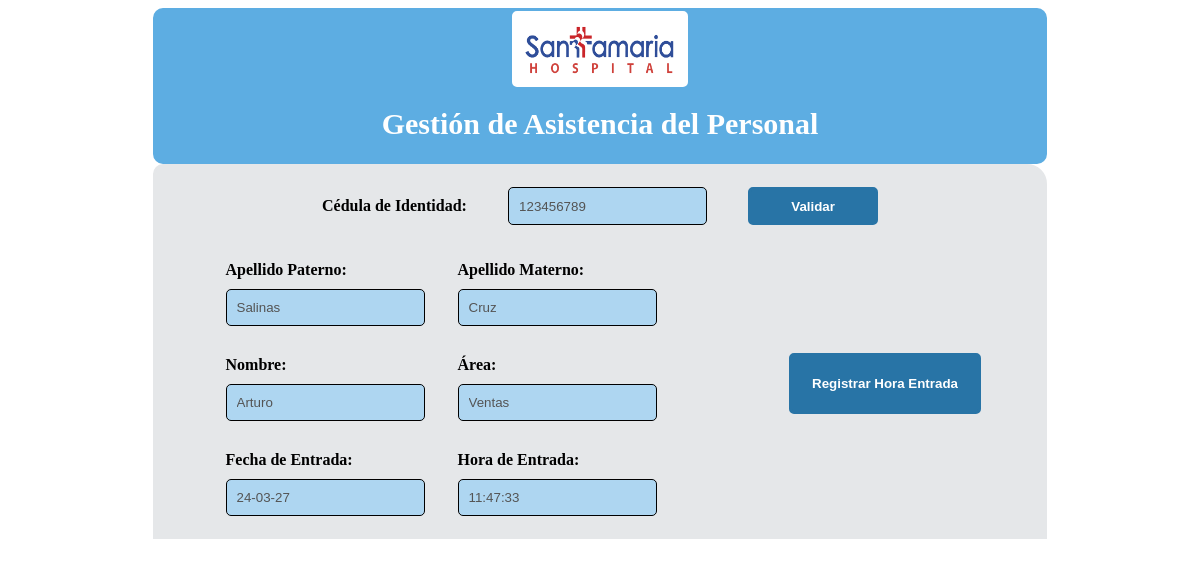
The page /view/content/empleado/registrar-entrada.php?ci=123456789 on the database its author committed.
### tables this page shows
CREATE TABLE `empleado` (
  `ci_empleado` int NOT NULL,
  `nombre` varchar(25) NOT NULL,
  `apellido_paterno` varchar(25) NOT NULL,
  `apellido_materno` varchar(25) NOT NULL,
  `area` varchar(25) NOT NULL,
  PRIMARY KEY (`ci_empleado`)
);

### config/db.php (called while the page is built)
<?php
    class db{
        private $host="127.0.0.1:3306";
        private $dbname="asistencia";
        private $user="root";
        private $pass="Ed1Sal58@";
        public function conexion(){
            try{
                $PDO = new PDO("mysql:host=".$this->host.";dbname=".$this->dbname,$this->user,$this->pass);
                return $PDO;
            }catch(PDOException $e){
                return $e->getMessage();
            }
        }
    }
?>

### controller/personalController.php (called while the page is built, shortened)
<?php
    class personalController{
        private $model;
        public function __construct()
        {
            require_once("/xampp/htdocs/gestion-asistencia/gestion-asistencia/model/personalModel.php");
            $this->model = new personalModel();
        }
         public function find_id($id){
            return ($this->model->find_id($id) != false) ? $this->model->find_id($id): false;
        }
    }
?>

### model/personalModel.php (called while the page is built, shortened)
<?php
    class personalModel{
        private $PDO;
        public function __construct()
        {
            require_once("/xampp/htdocs/gestion-asistencia/gestion-asistencia/config/db.php");
            $con = new db();
            $this->PDO = $con->conexion();
        }
        public function find_id($ci){
            $statement = $this->PDO->prepare("SELECT * FROM empleado WHERE ci_empleado = :ci");
            $statement->bindParam(":ci", $ci);
            return ($statement->execute()) ? $statement->fetch(): false;
        }
    }
?>

### view/content/empleado/registrar-entrada.php (the view, shortened to what this page needs)
<!DOCTYPE html>
<html lang="en">
<head>
    <link rel="stylesheet" type="text/css" href="/gestion-asistencia/gestion-asistencia/view/css/header.css">
    <link rel="stylesheet" type="text/css" href="/gestion-asistencia/gestion-asistencia/view/css/re-section.css">
</head>
<body>
    <?php
        require_once("/xampp/htdocs/gestion-asistencia/gestion-asistencia/view/inc/header.php");
    ?>
    <section class="section-form-find">
        <form action="" method="GET" class="form-find-container">
            <label for="ci" class="form-lbl">Cédula de Identidad:</label>
            <input type="number" id="ci" name="ci" class="form-input" required <?php echo isset($_GET['ci']) ? 'value="' . $_GET['ci'] . '"' : ''; ?>>
            <button type="submit" class="form-btn">Validar</button>
        </form>
    </section>
    <?php
        require_once("/xampp/htdocs/gestion-asistencia/gestion-asistencia/controller/personalController.php");
        $obj = new personalController();
        if(isset($_GET['ci']) && !empty($_GET['ci'])){
            $band = $obj->find_id($_GET['ci']);
            if($band==false){
    ?>
                <script>
                    alert("Usuario no encontrado en el sistema");
                </script>
    <?php
            }else{
                $data = $obj->find_id($_GET['ci']);
                $fecha = date('y-m-d');
                $hora = date('H:i:s');
    ?>
                <section class="section-form-result">
                    <form method="POST" class="form-result-container" id="form-registro">
                        <div class="box">
                            <label for="apellido-p" class="form-lbl">Apellido Paterno:</label>
                            <input type="text" id="apellido-p" name="apellido-p" class="form-input" value="<?= $data[2]?>" disabled>
                        </div>
                        <div class="box">
                            <label for="apellido-m" class="form-lbl">Apellido Materno:</label>
                            <input type="text" id="apellido-m" name="apellido-m" class="form-input" value="<?= $data[3]?>" disabled>
                        </div>
                        <div class="box">
                            <label for="nombre" class="form-lbl">Nombre:</label>
                            <input type="text" id="nombre" name="nombre" class="form-input" value="<?= $data[1]?>" disabled>
                        </div>
                        <div class="box">
                            <label for="area" class="form-lbl">Área:</label>
                            <input type="text" id="area" name="area" class="form-input" value="<?= $data[4]?>" disabled>
                        </div>
                        <div class="box">
                            <label for="fecha-entrada" class="form-lbl">Fecha de Entrada:</label>
                            <input type="text" id="fecha-entrada" name="fecha-entrada" class="form-input" value="<?= $fecha?>" disabled>
                        </div>
                        <div class="box">
                            <label for="hora-entrada" class="form-lbl">Hora de Entrada:</label>
                            <input type="text" id="hora-entrada" name="hora-entrada" class="form-input" value="<?= $hora?>" disabled>
                        </div>
                    </form>
                    <button type="submit" class="form-result-btn" form="form-registro" name="registrar_entrada">Registrar Hora Entrada</button>
                </section>
    <?php
            }
        }
    ?>
</body>
</html>

### view/css/re-section.css (style rules this page uses)
.section-form-find { border: solid; border-color: #E5E7E9; background-color: #E5E7E9; border-radius: 10px 20px 0 0; width: 75%; padding: 20px 0 20px 0; margin: 0 auto; }
.section-form-result { border: solid; border-color: #E5E7E9; background-color: #E5E7E9; width: 75%; padding: 0 0 20px 0; margin: 0 auto; display: flex; justify-content: space-around; align-items: center; }
.form-find-container { width: 65%; display: flex; flex-wrap: wrap; justify-content: space-around; gap: 20px; margin: auto; }
.form-result-container { width: 50%; display: flex; flex-wrap: wrap; justify-content: space-around; gap: 20px; }
.form-lbl { font-weight: bold; padding: 10px 0; }
.form-input { border: solid; border-width: 1px; border-color: black; background: #AED6F1; border-radius: 5px; padding: 10px; }
.form-btn { border: solid; border-radius: 5px; border-color: #2874A6; background: #2874A6; color: white; font-weight: bold; cursor: pointer; padding: 5px 40px; }
.box { display: flex; flex-direction: column; }
.form-result-btn { border: solid; border-radius: 5px; padding: 20px; border-color: #2874A6; background: #2874A6; color: white; font-weight: bold; cursor: pointer; }

### rows shown on the page
empleado: apellido-p "Salinas", apellido-m "Cruz", nombre "Arturo", area "Ventas"
